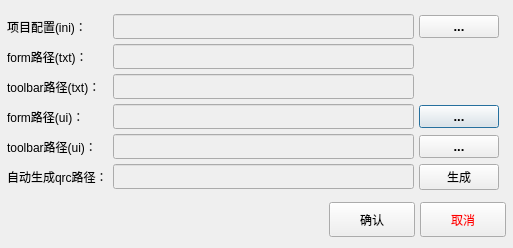
<?xml version="1.0" encoding="UTF-8"?>
<ui version="4.0">
 <class>ProIniSetDlg</class>
 <widget class="QDialog" name="ProIniSetDlg">
  <property name="geometry">
   <rect>
    <x>0</x>
    <y>0</y>
    <width>513</width>
    <height>248</height>
   </rect>
  </property>
  <property name="sizePolicy">
   <sizepolicy hsizetype="Fixed" vsizetype="Fixed">
    <horstretch>0</horstretch>
    <verstretch>0</verstretch>
   </sizepolicy>
  </property>
  <property name="windowTitle">
   <string>加载项目</string>
  </property>
  <layout class="QVBoxLayout" name="verticalLayout" stretch="6,1">
   <property name="spacing">
    <number>5</number>
   </property>
   <property name="leftMargin">
    <number>7</number>
   </property>
   <property name="topMargin">
    <number>7</number>
   </property>
   <property name="rightMargin">
    <number>7</number>
   </property>
   <property name="bottomMargin">
    <number>4</number>
   </property>
   <item>
    <layout class="QGridLayout" name="gridLayout">
     <property name="rightMargin">
      <number>7</number>
     </property>
     <property name="verticalSpacing">
      <number>5</number>
     </property>
     <item row="0" column="1">
      <widget class="QLineEdit" name="lineEdit">
       <property name="enabled">
        <bool>false</bool>
       </property>
       <property name="minimumSize">
        <size>
         <width>0</width>
         <height>25</height>
        </size>
       </property>
       <property name="styleSheet">
        <string notr="true">color: rgb(255, 0, 0);</string>
       </property>
      </widget>
     </item>
     <item row="4" column="1">
      <widget class="QLineEdit" name="lineEdit_5">
       <property name="enabled">
        <bool>false</bool>
       </property>
       <property name="minimumSize">
        <size>
         <width>0</width>
         <height>25</height>
        </size>
       </property>
       <property name="styleSheet">
        <string notr="true">color: rgb(255, 0, 0);</string>
       </property>
      </widget>
     </item>
     <item row="3" column="0">
      <widget class="QLabel" name="label_4">
       <property name="text">
        <string>form路径(ui)：</string>
       </property>
      </widget>
     </item>
     <item row="1" column="0">
      <widget class="QLabel" name="label_2">
       <property name="text">
        <string>form路径(txt)：</string>
       </property>
      </widget>
     </item>
     <item row="4" column="0">
      <widget class="QLabel" name="label_5">
       <property name="text">
        <string>toolbar路径(ui)：</string>
       </property>
      </widget>
     </item>
     <item row="3" column="1">
      <widget class="QLineEdit" name="lineEdit_4">
       <property name="enabled">
        <bool>false</bool>
       </property>
       <property name="minimumSize">
        <size>
         <width>0</width>
         <height>25</height>
        </size>
       </property>
       <property name="styleSheet">
        <string notr="true">color: rgb(255, 0, 0);</string>
       </property>
      </widget>
     </item>
     <item row="0" column="0">
      <widget class="QLabel" name="label">
       <property name="text">
        <string>项目配置(ini)：</string>
       </property>
      </widget>
     </item>
     <item row="1" column="1">
      <widget class="QLineEdit" name="lineEdit_2">
       <property name="enabled">
        <bool>false</bool>
       </property>
       <property name="minimumSize">
        <size>
         <width>0</width>
         <height>25</height>
        </size>
       </property>
       <property name="styleSheet">
        <string notr="true">color: rgb(255, 0, 0);</string>
       </property>
      </widget>
     </item>
     <item row="2" column="0">
      <widget class="QLabel" name="label_3">
       <property name="text">
        <string>toolbar路径(txt)：</string>
       </property>
      </widget>
     </item>
     <item row="2" column="1">
      <widget class="QLineEdit" name="lineEdit_3">
       <property name="enabled">
        <bool>false</bool>
       </property>
       <property name="minimumSize">
        <size>
         <width>0</width>
         <height>25</height>
        </size>
       </property>
       <property name="styleSheet">
        <string notr="true">color: rgb(255, 0, 0);</string>
       </property>
      </widget>
     </item>
     <item row="3" column="2">
      <widget class="QPushButton" name="btnSetUi1">
       <property name="sizePolicy">
        <sizepolicy hsizetype="Fixed" vsizetype="Fixed">
         <horstretch>0</horstretch>
         <verstretch>0</verstretch>
        </sizepolicy>
       </property>
       <property name="minimumSize">
        <size>
         <width>60</width>
         <height>0</height>
        </size>
       </property>
       <property name="font">
        <font>
         <pointsize>10</pointsize>
         <weight>75</weight>
         <bold>true</bold>
        </font>
       </property>
       <property name="text">
        <string>...</string>
       </property>
      </widget>
     </item>
     <item row="4" column="2">
      <widget class="QPushButton" name="btnSetUi2">
       <property name="sizePolicy">
        <sizepolicy hsizetype="Fixed" vsizetype="Fixed">
         <horstretch>0</horstretch>
         <verstretch>0</verstretch>
        </sizepolicy>
       </property>
       <property name="minimumSize">
        <size>
         <width>60</width>
         <height>0</height>
        </size>
       </property>
       <property name="font">
        <font>
         <pointsize>10</pointsize>
         <weight>75</weight>
         <bold>true</bold>
        </font>
       </property>
       <property name="text">
        <string>...</string>
       </property>
      </widget>
     </item>
     <item row="0" column="2">
      <widget class="QPushButton" name="btnSetIni">
       <property name="sizePolicy">
        <sizepolicy hsizetype="Fixed" vsizetype="Fixed">
         <horstretch>0</horstretch>
         <verstretch>0</verstretch>
        </sizepolicy>
       </property>
       <property name="minimumSize">
        <size>
         <width>60</width>
         <height>0</height>
        </size>
       </property>
       <property name="font">
        <font>
         <pointsize>10</pointsize>
         <weight>75</weight>
         <bold>true</bold>
        </font>
       </property>
       <property name="text">
        <string>...</string>
       </property>
      </widget>
     </item>
     <item row="5" column="0">
      <widget class="QLabel" name="label_6">
       <property name="text">
        <string>自动生成qrc路径：</string>
       </property>
      </widget>
     </item>
     <item row="5" column="1">
      <widget class="QLineEdit" name="lineEdit_6">
       <property name="enabled">
        <bool>false</bool>
       </property>
       <property name="minimumSize">
        <size>
         <width>0</width>
         <height>25</height>
        </size>
       </property>
       <property name="styleSheet">
        <string notr="true">color: rgb(255, 0, 0);</string>
       </property>
      </widget>
     </item>
     <item row="5" column="2">
      <widget class="QPushButton" name="btnCreateQrc">
       <property name="sizePolicy">
        <sizepolicy hsizetype="Fixed" vsizetype="Fixed">
         <horstretch>0</horstretch>
         <verstretch>0</verstretch>
        </sizepolicy>
       </property>
       <property name="minimumSize">
        <size>
         <width>60</width>
         <height>0</height>
        </size>
       </property>
       <property name="text">
        <string>生成</string>
       </property>
      </widget>
     </item>
    </layout>
   </item>
   <item>
    <layout class="QHBoxLayout" name="horizontalLayout">
     <property name="leftMargin">
      <number>10</number>
     </property>
     <item>
      <spacer name="horizontalSpacer">
       <property name="orientation">
        <enum>Qt::Horizontal</enum>
       </property>
       <property name="sizeHint" stdset="0">
        <size>
         <width>40</width>
         <height>20</height>
        </size>
       </property>
      </spacer>
     </item>
     <item>
      <widget class="QPushButton" name="btnOK">
       <property name="minimumSize">
        <size>
         <width>86</width>
         <height>35</height>
        </size>
       </property>
       <property name="text">
        <string>确认</string>
       </property>
      </widget>
     </item>
     <item>
      <widget class="QPushButton" name="btnCancle">
       <property name="minimumSize">
        <size>
         <width>86</width>
         <height>35</height>
        </size>
       </property>
       <property name="styleSheet">
        <string notr="true">color: red;</string>
       </property>
       <property name="text">
        <string>取消</string>
       </property>
      </widget>
     </item>
    </layout>
   </item>
  </layout>
 </widget>
 <resources/>
 <connections/>
</ui>
